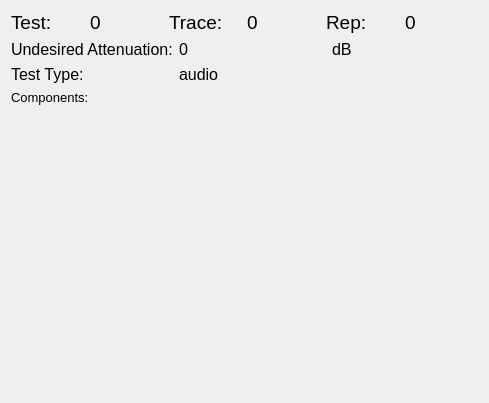
<?xml version="1.0" encoding="UTF-8"?>
<ui version="4.0">
 <class>StimDetailWidget</class>
 <widget class="QWidget" name="StimDetailWidget">
  <property name="geometry">
   <rect>
    <x>0</x>
    <y>0</y>
    <width>489</width>
    <height>403</height>
   </rect>
  </property>
  <property name="windowTitle">
   <string>Form</string>
  </property>
  <layout class="QVBoxLayout" name="verticalLayout">
   <item>
    <layout class="QHBoxLayout" name="horizontalLayout">
     <item>
      <widget class="QLabel" name="label">
       <property name="font">
        <font>
         <pointsize>14</pointsize>
        </font>
       </property>
       <property name="text">
        <string>Test:</string>
       </property>
      </widget>
     </item>
     <item>
      <widget class="QLabel" name="testNum">
       <property name="font">
        <font>
         <pointsize>14</pointsize>
        </font>
       </property>
       <property name="text">
        <string>0</string>
       </property>
      </widget>
     </item>
     <item>
      <widget class="QLabel" name="label_2">
       <property name="font">
        <font>
         <pointsize>14</pointsize>
        </font>
       </property>
       <property name="text">
        <string>Trace:</string>
       </property>
      </widget>
     </item>
     <item>
      <widget class="QLabel" name="traceNum">
       <property name="font">
        <font>
         <pointsize>14</pointsize>
        </font>
       </property>
       <property name="text">
        <string>0</string>
       </property>
      </widget>
     </item>
     <item>
      <widget class="QLabel" name="label_3">
       <property name="font">
        <font>
         <pointsize>14</pointsize>
        </font>
       </property>
       <property name="text">
        <string>Rep:</string>
       </property>
      </widget>
     </item>
     <item>
      <widget class="QLabel" name="repNum">
       <property name="font">
        <font>
         <pointsize>14</pointsize>
        </font>
       </property>
       <property name="text">
        <string>0</string>
       </property>
      </widget>
     </item>
    </layout>
   </item>
   <item>
    <layout class="QGridLayout" name="gridLayout">
     <item row="0" column="0">
      <widget class="QLabel" name="label_7">
       <property name="font">
        <font>
         <pointsize>12</pointsize>
        </font>
       </property>
       <property name="text">
        <string>Undesired Attenuation:</string>
       </property>
      </widget>
     </item>
     <item row="0" column="1">
      <widget class="QLabel" name="overAtten">
       <property name="font">
        <font>
         <pointsize>12</pointsize>
        </font>
       </property>
       <property name="text">
        <string>0</string>
       </property>
      </widget>
     </item>
     <item row="0" column="2">
      <widget class="QLabel" name="label_11">
       <property name="font">
        <font>
         <pointsize>12</pointsize>
        </font>
       </property>
       <property name="text">
        <string>dB</string>
       </property>
      </widget>
     </item>
     <item row="1" column="0">
      <widget class="QLabel" name="label_8">
       <property name="font">
        <font>
         <pointsize>12</pointsize>
        </font>
       </property>
       <property name="text">
        <string>Test Type:</string>
       </property>
      </widget>
     </item>
     <item row="1" column="1">
      <widget class="QLabel" name="traceType">
       <property name="font">
        <font>
         <pointsize>12</pointsize>
        </font>
       </property>
       <property name="text">
        <string>audio</string>
       </property>
      </widget>
     </item>
    </layout>
   </item>
   <item>
    <widget class="QLabel" name="label_9">
     <property name="font">
      <font>
       <pointsize>10</pointsize>
      </font>
     </property>
     <property name="text">
      <string>Components:</string>
     </property>
    </widget>
   </item>
   <item>
    <widget class="QScrollArea" name="scrollArea">
     <property name="frameShape">
      <enum>QFrame::NoFrame</enum>
     </property>
     <property name="widgetResizable">
      <bool>true</bool>
     </property>
     <widget class="QWidget" name="scrollAreaWidgetContents">
      <property name="geometry">
       <rect>
        <x>0</x>
        <y>0</y>
        <width>471</width>
        <height>280</height>
       </rect>
      </property>
      <layout class="QVBoxLayout" name="verticalLayout_2">
       <property name="margin">
        <number>0</number>
       </property>
       <item>
        <widget class="ComponentsDetailWidget" name="componentDetails" native="true">
         <property name="sizePolicy">
          <sizepolicy hsizetype="Preferred" vsizetype="Expanding">
           <horstretch>0</horstretch>
           <verstretch>0</verstretch>
          </sizepolicy>
         </property>
        </widget>
       </item>
      </layout>
     </widget>
    </widget>
   </item>
  </layout>
 </widget>
 <customwidgets>
  <customwidget>
   <class>ComponentsDetailWidget</class>
   <extends>QWidget</extends>
   <header>spikeylab.stim.component_detail</header>
   <container>1</container>
  </customwidget>
 </customwidgets>
 <resources/>
 <connections/>
</ui>
